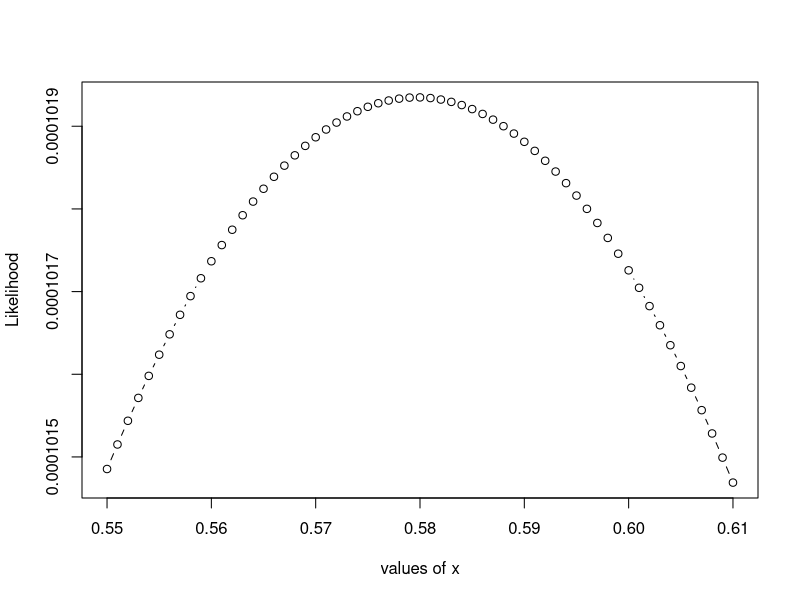
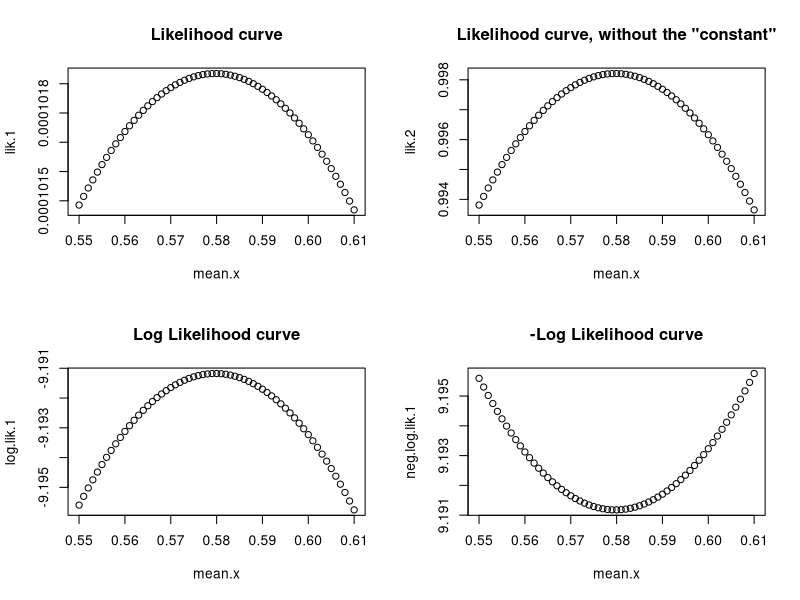

Write R code to recreate these figures, in order.
# Ian Dworkin last updated October 23rd/2014
# this tutorial provides a step by step introduction to what likelihood is, how we compute it, and then how we find the maximum likelihood

# The concept of likelihood.

# Let's start with a set of observations Y (y1,y2,..., yN)
# In probability we generally think about the problem of having some random variable Y which is unknown, but some some probability function (like a normal distribution), where the parameters of the model (such as the mean and variance) are treated as "fixed" or "known"

# Likelihood turns this idea around. Instead we think of the observed data Y as "known" but the parameters of the model as unknown. The basic principle of Maximum Likelihood estimation (MLE) is that we find estimates for the parameters (such as the mean and variance) that maximizes the likelihood given the observations.

# We can think about this in terms of probability. Given a sample of observations Y (y1, y2,...yN)  where each element of Y is independent of each other,  we need to find a solution that maximizes the likelihood of the joint probability function f(Y;parameters.). The estimates of the parameter values that satisfy this (maximization) are called the "Maximum Likelihood Estimators".


# There are two major points. First  L(parameters|Y) is proportional to p(Y|parameters), which as we will see below makes this tractable, since we know how to find the probabilities. Second we are not interested in the absolute likelihood or probability, but the relative probability. That is we want to find the set of parameters that provides the highest probability of the observations, given the observations themselves. 



# So how do we go about doing this?


# let's take a look at the first 10 observations of a data set for femur lengths from the fruit-fly Drosophila melanogaster
femur.sample <- c(0.5903, 0.5504, 0.5884, 0.5956, 0.5767, 0.6183, 0.5817, 0.5725, 0.5680, 0.5554)
mean(femur.sample)
min(femur.sample)
max(femur.sample)


# Maximum likelihood starts with the principle that we should compare the relative probabilities of the data, given a set of parameters.


# But let's start by examining the likelihood for particular sets of parameters , given our data.

# let us assume that  we think that we can describe these 10 observations by a normal distribution. Given a set of parameter values for the normal distribution ( a "mean" and a "variance") what will be the probability of getting these 10 observations.

# let us first write out the normal distribution (we will see that there are functions to take of this later)

normal <- function(mean, variance,x){
	(1/(sqrt(2*pi*variance)))*exp(-(x-mean)^2/(2*variance))
	}
	
# Let us arbitrarily pick a number to be our first guess at the mean of our sample, I chose the min(femur.sample) which equals 0.55. Let's also assume that the variance=1 (this value is not a good estimate, but for the moment that does not matter). We will see that our initial guess was not a good one, but we can  improve upon this using methods to find the MLE.

 # Given the mean = 0.55, and the variance=sd=1, what is the "probability" of an observation from our sample being 0.59 (which happens to be the first observation in our sample). (Note: since this is a probability density we are examining the height of the density at this point, not the area under the curve, so it is approximate, but proportional to the probability in a region around 0.59. Again, we are only interested in the relative probabilities, so this is sufficient).
 
normal(mean=0.55, variance=1, x=0.59) # this is not an efficient way to code this, but it works.
 # this gives us a probability density of ~0.399
 
 # It turns out that there is a pre-built function in R to do this for the normal (and most other) distribution
 
dnorm(x=0.59, mean=0.55, sd=1) # See it gives the same number, so let's use this from here on out.
 
 
 # Let us now ask what the probability of observing 0.55 (the second observation from our sample.... i.e. femur.sample[2]    )
dnorm(x=0.55, mean=0.55, sd=1)
 
 # We of course are not particularly interested in the probability of observing each of these individual observations, but we are (to start with)
 # interested in the probability of observing both of them given our "estimated" mean and variance.
 
 # Since we treat each observation as independent, the probability of observing both of them is found by multipling each of the individual probabilities (joint probabilities).
 dnorm(x=0.59, mean=0.55, sd=1) * dnorm(x=0.55, mean=0.55, sd=1)
 
 # how about if we wanted to know the probability of all 10 of our observations in our sample. We can use an R shortcut...
 
 sample.prob <- dnorm(x=femur.sample, mean=0.55, sd=1)
 sample.prob  # the individual probabilties for each of the 10 observations in the sample
 
 # now we can multiply them together
 prod(sample.prob) # this is the joint probability of observing our sample. Which is the likelihood!!!!
 
 # We know that the values we guessed for for the mean and standard deviation were probably not so good. Let's calculate them the old fashion way (method of moments).
 mean(femur.sample) # ~0.58
 sd(femur.sample)   # ~0.02
 
 # let's input these
 sample.prob.2 <- dnorm(x=femur.sample, mean=0.58, sd=0.02)
 prod(sample.prob.2)  # the probabilty of observing the data seems better with these estimates...
 
 
 
# congratulations you have now calculated the likelihood of your data given estimates of your parameters.
  
  
  
  
  ###### HOW MIGHT WE  IMPROVE OUR FIT... STARTING TO THINK ABOUT  FINDING A MAXIMUM ######
 # We now move on to thinking about how we might calculate the MAXIMUM likelihood estimates. Where we want to optimize the likelihood given the criteria of a maximum relative probability, which means the smallest -log likelihood.
 
# Let's take a look across a range of possible value for the mean of the distribution. 


mean.x <- seq(0.55,0.61, by=0.001)

likelihood.x <- function(x) {
  sample.prob2 <- dnorm(x=femur.sample, mean=x, sd=1)
  prod(sample.prob2) 
  }
  
  
likelihood.x(x=0.55)  # making sure it gives us the same results as before
prod(sample.prob) # Our result from earlier as a comparison.

lik.1 <- sapply(mean.x, likelihood.x) # sapply just feeds in each element from the mean.x vector one at a time into the prob.x function. 
plot(lik.1 ~ mean.x, type="b", ylab="Likelihood", xlab= "values of x") # your very first likelihood plot!!!!!!
# You can see from this that the approximate MLE is around mean=0.58. The Methods of moments estimate is  also ~0.58, but this is hardly exact.

# This approach is called "grid" or "numerical" or "brute force" searching, and as we will see it is not actually very efficient.




###### REMEMEBER WE ARE ONLY INTERESTED IN THE RELATIVE LIKELIHOOD #####


# if we go back to the original function that we wrote

normal <- function(mean, variance,x){
	(1/(sqrt(2*pi*variance)))*exp(-(x-mean)^2/(2*variance))
	}

# You may notice that the first part of the expression (1/(sqrt(2*pi*variance))) does not depend upon x (our observed data).

normal2 <- function(mean, variance,x){
	exp(-(x-mean)^2/(2*variance))
	}

#For purposes of the approach we are using we can re-write this function without that part.
likelihood.x.2 <- function(mean=x, variance=1,y=femur.sample) {
  prod(exp(-(y-mean)^2/(2*variance))) 
  }

lik.2 <- sapply(mean.x, likelihood.x.2) # sapply just feeds in each element from the mean.x vector one at a time into the prob.x function. 

# Let us compare the results with and without the "constant"
par(mfrow=c(2,2))
plot(lik.1 ~ mean.x, type="b", main='Likelihood curve')
plot(lik.2 ~ mean.x, type="b", main='Likelihood curve, without the "constant"')

##### Log likelihood and Negative log Likelihoods #####

#Log Likelihood
# By convention, we log transform the individual probabilties (per observation). This allows us to add instead of multiplying, which is computationally more efficient. 
 
 log.likelihood.x <- function(x) {
  sample.prob2 <- dnorm(x=femur.sample, mean=x, sd=1, log=T) # log transformed probabilties, not the observations
  sum(sample.prob2) 
  }

log.lik.1 <- sapply(mean.x, log.likelihood.x)
plot(log.lik.1 ~ mean.x, type="b", main='Log Likelihood curve')


# Another common convention is  to use the negative log likelihood, so that the smallest value (the minimum) represents the best estimate.

neg.log.likelihood.x <- function(x) {
  sample.prob2 <- dnorm(x=femur.sample, mean=x, sd=1, log=T) # log transformed probabilties, not the observations
  -sum(sample.prob2) # Here is the negative sign
  }

neg.log.lik.1 <- sapply(mean.x, neg.log.likelihood.x)
plot(neg.log.lik.1 ~ mean.x, type="b", main='-Log Likelihood curve')

# Some people call this a "badness of fit" curve, since higher values mean worse fits.

# These all provide the same information, but by convention people use the log or negative log likelihood.

# Clearly there has to be a better way to find the maximum likelihood than this brute force approach... Which we will begin to look at in the next tutorial.
